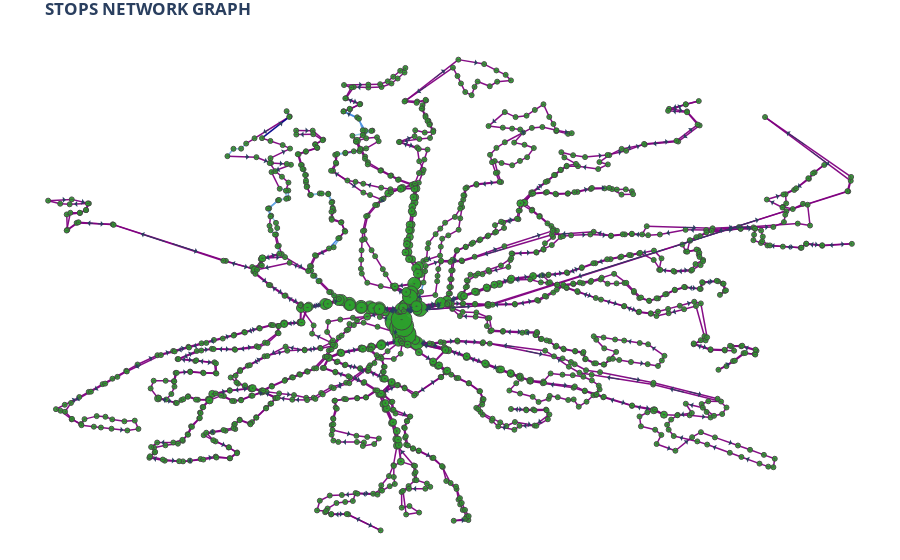

Notebook source saved alongside this figure:
### Code cell
net_graph = gen_graph(G1)
net_graph.show()
